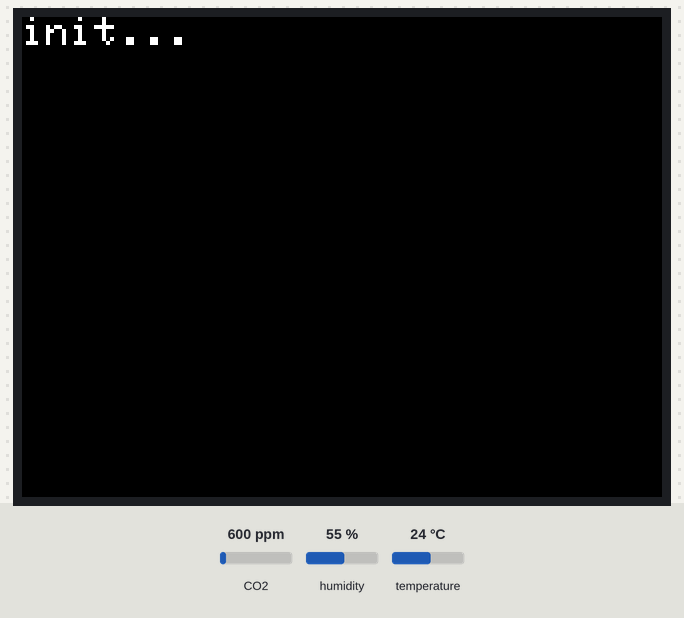
A sketch run on a simulated ESP8266 (NodeMCU). Parts: 320×240 colour display. The test bench sets the inputs (shaded band); at power-on: CO2 600 ppm, humidity 55 %, temperature 24 °C. WiFi joins after 1.5 s; servers stay silent unless stated; what the sketch prints to the serial monitor is not drawn.

Above: at 1.3 s.
At 3.2 s:
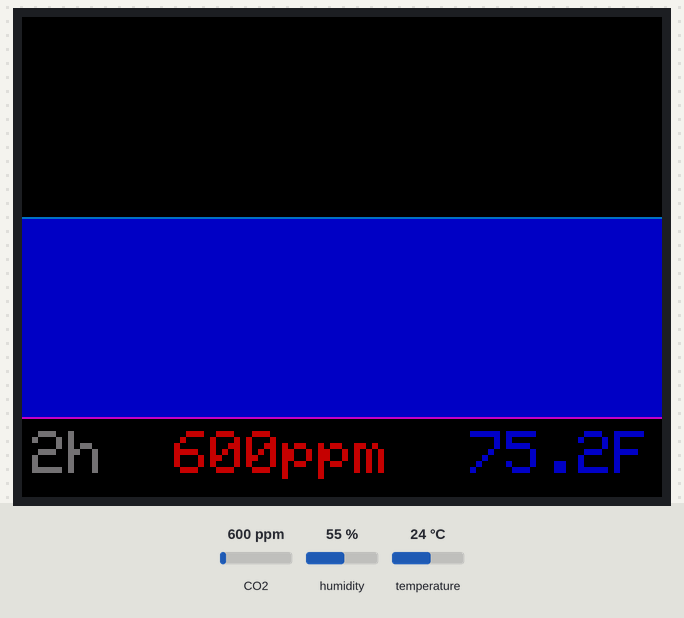
At 25.7 s:
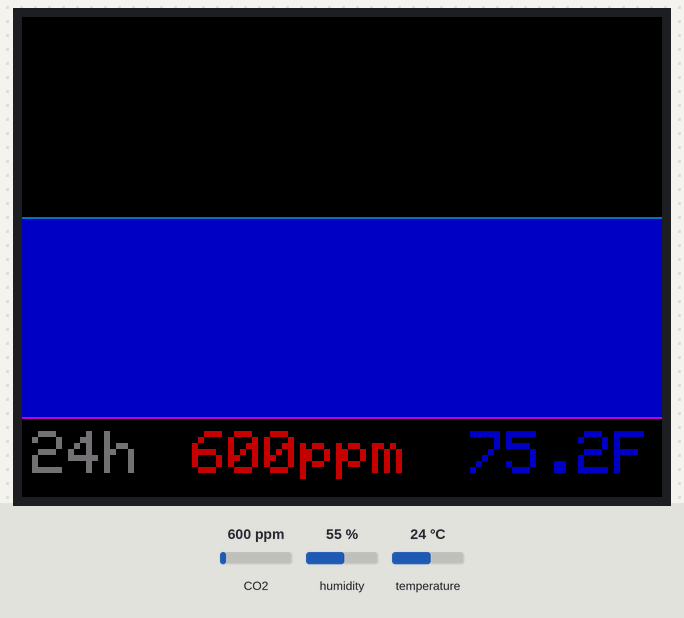
At 70.7 s:
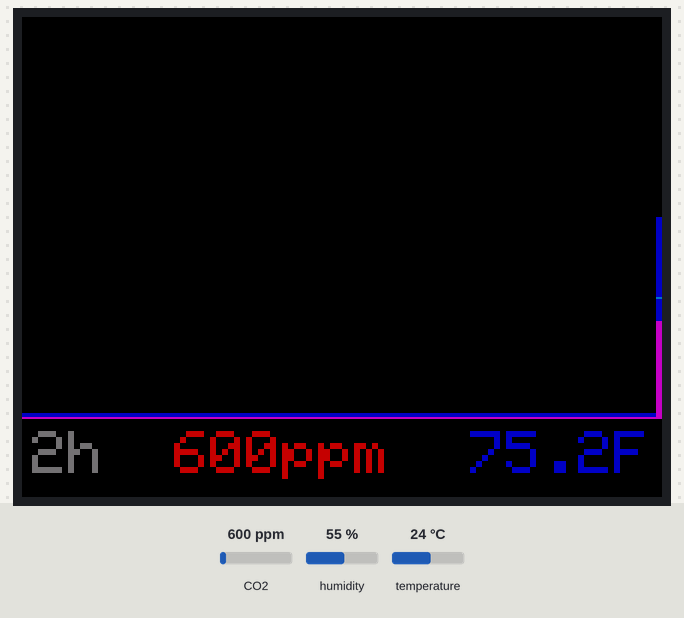
At 115.7 s:
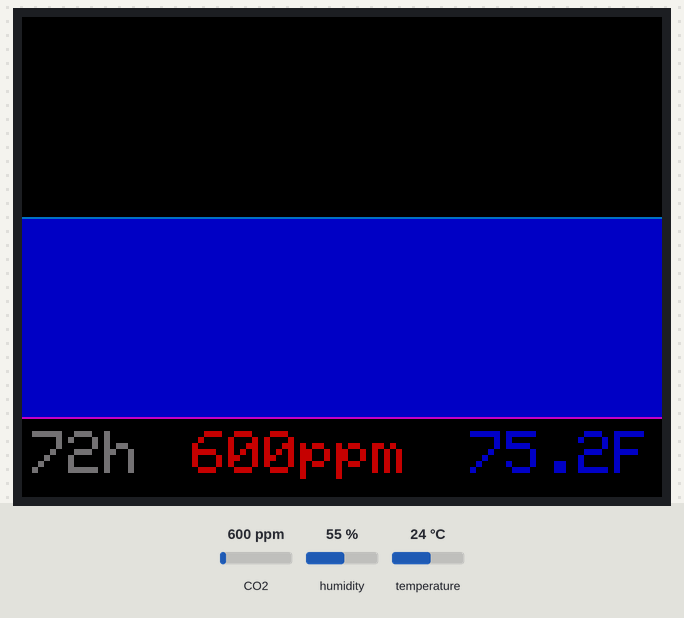

The sketch:

therm_co2_tft.ino
```cpp
#include <cstddef>

#include "Adafruit_MCP9808.h"
#include <Adafruit_GFX.h>    // Core graphics library
#include <Adafruit_ST7789.h> // Hardware-specific library for ST7789
#include <BlynkSimpleEsp8266.h>
#include <ESP8266WiFi.h>
#include <SPI.h>
#include <Wire.h>
#include <math.h>
#include <SensirionI2CScd4x.h>

#define BLYNK_PRINT Serial
#define BLYNK_DEBUG

#define TFT_CS         0
#define TFT_RST        -1  // RST pin instead
#define TFT_DC         2
Adafruit_ST7789 tft = Adafruit_ST7789(TFT_CS, TFT_DC, TFT_RST);

char auth[] = "XXXXXXXX";
char ssid[] = "XXXXXXXX";
char pass[] = "XXXXXXXX";

SensirionI2CScd4x scd4x;
BlynkTimer timer;

//    0                                 320
//  0 ┌───────────────────────────────────┐
//    │                                   │
//    │                                   │
//    │              (GRAPH)              │
//    │                                   │
//    │                                   │
// 200├───────────────────────────────────┤
//    │                                   │
//    │ (GRAPH DURATION)   (CURRENT TEMP) │
//    │                                   │
// 239└───────────────────────────────────┘
#define GRAPHTOP        0
#define GRAPHBOTTOM     200
#define GRAPHWIDTH      320
#define TEXTTOP         207
#define TEXTLEFT        5
#define TEXTRIGHT       314
#define CO2MAX          2500
#define COLOR_TEMP      0x0018
#define COLOR_CO2       0xc000
#define COLOR_BOTH      (COLOR_TEMP | COLOR_CO2)

int graphDurs[3] = {2, 24, 72};  // Hours
int showGraph = 0;

struct meas {
  float tempF;
  uint16_t co2;
  float humidity;
};

// Used as ring buffers.
struct meas measHist[3][GRAPHWIDTH];
size_t histIdx[3] = {0,0,0};
unsigned long lastMeasMillis[3] = {0, 0, 0};

void setup() {
  Serial.begin(9600);
  while (!Serial); //waits for serial terminal to be open, necessary in newer arduino boards.
  Serial.println("Initializing..");

  pinMode(LED_BUILTIN, OUTPUT);
  digitalWrite(LED_BUILTIN, HIGH);    // turn the LED off

  Wire.begin();
  scd4x.begin(Wire);
  uint16_t error = scd4xReinit();
  if (error) {
    char errorMessage[256];
    Serial.print("Error trying to execute startPeriodicMeasurement(): ");
    errorToString(error, errorMessage, 256);
    Serial.println(errorMessage);
  }

  Serial.println("Initializing ST7789 TFT");
  tft.init(240, 320);
  // 3=pins at right, 1=pins at left
  tft.setRotation(1);
  tft.fillScreen(ST77XX_BLACK);
  tft.setCursor(0, 0);
  tft.setTextColor(ST77XX_WHITE);
  tft.setTextSize(2);
  tft.print("init...");

  Serial.println("Connecting to Blynk..");
  Blynk.begin(auth, ssid, pass);
  timer.setInterval((graphDurs[0] * 3600000L) / GRAPHWIDTH, blynkTempEvent);
  Serial.println("Ready");

  // Because Blynktimer doesn't run immediately.
  blynkTempEvent();
}

uint16_t scd4xReinit() {
  scd4x.stopPeriodicMeasurement();
  delay(1000);
  return scd4x.startPeriodicMeasurement();
}

void blynkTempEvent() {
  uint16_t error;
  struct meas nowMeas;
  float tempC;
  digitalWrite(LED_BUILTIN, LOW);
  error = scd4x.readMeasurement(nowMeas.co2, tempC, nowMeas.humidity);
  if (error) {
    // Reinit and try again
    error = scd4xReinit();
    if (!error)
      error = scd4x.readMeasurement(nowMeas.co2, tempC, nowMeas.humidity);
  }
  if (error) {
    char errorMessage[256];
    Serial.print("readMeasurement(): ");
    errorToString(error, errorMessage, 256);
    Serial.println(errorMessage);
    tft.setCursor(0, 0);
    tft.setTextColor(ST77XX_WHITE);
    tft.setTextSize(2);
    tft.print(errorMessage);
  } else {
    nowMeas.tempF = (9.0 / 5) * tempC + 32.0;
    Serial.print("Temp: ");
    Serial.print(nowMeas.tempF, 4);
    Serial.print(" F, CO2: ");
    Serial.print(nowMeas.co2);
    Serial.println(" ppm");
    saveMeas(nowMeas);
    updateTFT(nowMeas);
  }
  digitalWrite(LED_BUILTIN, HIGH);    // turn the LED off
}

void saveMeas(struct meas nowMeas) {
  // Save to Blynk
  Blynk.virtualWrite(V5, nowMeas.tempF);
  Blynk.virtualWrite(V7, nowMeas.co2);

  // Save in each of the ring buffers if it's been long enough since the last measurement.
  unsigned long now = millis();
  for (int i=0; i<3; i++) {
    unsigned long interval = (graphDurs[i] * 3600000L) / GRAPHWIDTH;
    if (now - lastMeasMillis[i] < interval) {
      continue;
    }
    lastMeasMillis[i] = now;
    measHist[i][histIdx[i]] = nowMeas;
    histIdx[i] = (histIdx[i] + 1) % GRAPHWIDTH;
  }
}

void updateTFT(struct meas nowMeas) {
  // Figure out the min and max;
  float minF = 9999;
  float maxF = -9999;
  for (size_t n = 0; n < GRAPHWIDTH; n++) {
    float t = measHist[showGraph][n].tempF;
    if (t != 0) {
      if (t < minF) minF = t;
      if (t > maxF) maxF = t;
    }
  }

  // Make sure the y axis is at least 1.0.
  float diff = maxF - minF;
  if (diff < 1.0) {
    maxF += (1.0 - diff)/2;
    minF -= (1.0 - diff)/2;
  }

  // Measure size of labels
  tft.setTextSize(3);
  uint16_t durWidth, tempWidth, co2Width;
  char tempStr[6], co2Str[6], durStr[3];
  dtostrf(nowMeas.tempF, 0, 1, tempStr);
  {
    int16_t x, y;
    uint16_t w1, w2, h;
    tft.getTextBounds(tempStr, 0, 0, &x, &y, &w1, &h);
    tft.getTextBounds("F", 0, 0, &x, &y, &w2, &h);
    tempWidth = w1+w2;
  }
  dtostrf(nowMeas.co2, 0, 0, co2Str);
  {
    int16_t x, y;
    uint16_t w1, w2, h;
    tft.getTextBounds(co2Str, 0, 0, &x, &y, &w1, &h);
    tft.getTextBounds("ppm", 0, 0, &x, &y, &w2, &h);
    co2Width = w1+w2;
  }
  dtostrf(graphDurs[showGraph], 0, 0, durStr);
  {
    int16_t x, y;
    uint16_t w1, w2, h;
    tft.getTextBounds(durStr, 0, 0, &x, &y, &w1, &h);
    tft.getTextBounds("h", 0, 0, &x, &y, &w2, &h);
    durWidth = w1+w2;
  }

  // Clear screen
  tft.fillScreen(ST77XX_BLACK);

  // Graph duration
  tft.setCursor(TEXTLEFT, TEXTTOP);
  tft.setTextColor(0x738e);
  tft.print(graphDurs[showGraph]);
  tft.print("h");

  // Current measurements
  tft.setCursor(TEXTRIGHT-tempWidth, TEXTTOP);
  tft.setTextColor(COLOR_TEMP);
  tft.print(tempStr);
  tft.print("F");
  tft.setCursor((durWidth+TEXTRIGHT-tempWidth-co2Width)/2, TEXTTOP);
  tft.setTextColor(COLOR_CO2);
  tft.print(co2Str);
  tft.print("ppm");

  // Print a graph, scaled to the min and max.
  for (size_t n = 0; n < GRAPHWIDTH; n++) {
    struct meas m = measHist[showGraph][(histIdx[showGraph] + n) % GRAPHWIDTH];
    int tempH = 2;
    if (m.tempF > minF) {
      tempH = (m.tempF - minF) / (maxF - minF) * (GRAPHBOTTOM-GRAPHTOP);
    }
    int co2H = float(m.co2) / float(CO2MAX) * (GRAPHBOTTOM-GRAPHTOP);

    // Draw overlap
    int minH = tempH > co2H ? co2H : tempH;
    tft.drawLine(n, GRAPHBOTTOM-minH, n, GRAPHBOTTOM, COLOR_BOTH);
    // Draw whichever is higher.
    if (tempH > co2H) {
      tft.drawLine(n, GRAPHBOTTOM-tempH, n, GRAPHBOTTOM-minH-1, COLOR_TEMP);
    } else {
      tft.drawLine(n, GRAPHBOTTOM-co2H, n, GRAPHBOTTOM-minH-1, COLOR_CO2);
    }

    // Brighter lines at whole degrees
    for (float s = floor(m.tempF); s > minF; s--) {
      int sh = (s - minF) / (maxF - minF) * (GRAPHBOTTOM-GRAPHTOP);
      if (sh > minH) {
        tft.drawLine(n, GRAPHBOTTOM-sh, n, GRAPHBOTTOM-sh, 0x0398);
      }
    }
  }
  showGraph = (showGraph + 1) % 3;
}

void loop() {
  Blynk.run();
  timer.run();
}
```

Measured:
- what the display in image 0 shows lasts 2.0 s, from 1.2 s to 3.2 s
- what the display in image 1 shows lasts 22.4 s, from 3.2 s to 25.6 s
